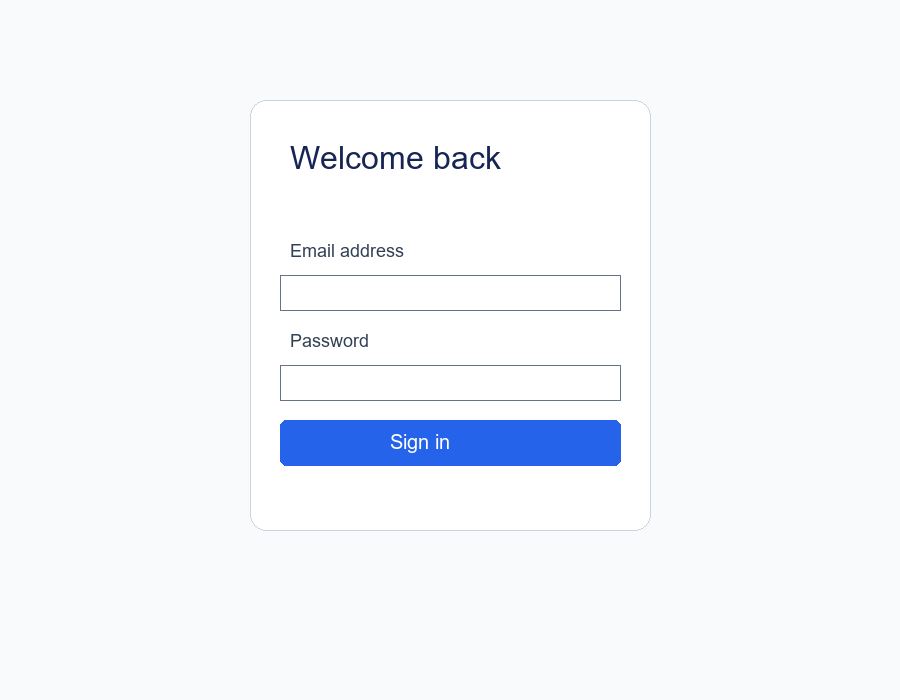
#> input picture tests/fixtures/login.png, 900 x 700 px; its folder holds 2 pictures in this run
$ python generate_evaluation_fixtures.py
#> lines starting #> are read from the running program, lines starting #| are printed output that depends on the picture
"""Generate redistributable synthetic fixtures. No external photographs or datasets."""
import sys
from pathlib import Path
import numpy as np
from PIL import Image, ImageDraw, ImageFont, ImageFilter
ROOT=Path(__file__).resolve().parents[1]
sys.path.insert(0,str(ROOT/'backend'))
from app.typography import FONT_FAMILIES
OUT=ROOT/'tests/fixtures/evaluation'
OUT.mkdir(parents=True,exist_ok=True)
def font(family,size):
    return ImageFont.truetype(str(next(p for p in FONT_FAMILIES[family][0] if p.exists())),size)
for name in ('login','rounded-controls'):
    Image.open(ROOT/f'tests/fixtures/{name}.png').save(OUT/f'{name}.png')
rng=np.random.default_rng(218)
for name in ('image-cards','image-banner'):
    im=Image.new('RGB',(840,360),'#141918');d=ImageDraw.Draw(im)
    for x in (20,440):
        texture=Image.fromarray(rng.integers(0,256,(220,380,3),dtype=np.uint8)).filter(ImageFilter.GaussianBlur(.6))
        im.paste(texture,(x,20));d.text((x,260),'Explore the collection',font=font('sans-serif',22),fill='white')
        if name=='image-banner':
            d.rounded_rectangle((x+20,95,x+330,145),radius=8,fill='#ffffff');d.text((x+30,103),'A new perspective',font=font('sans-serif',24),fill='#172e30')
    im.save(OUT/f'{name}.png')
#> this loop made 2 passes
#> pass 1, `im = Image.new('RGB', (840, 360), '#141918')`:
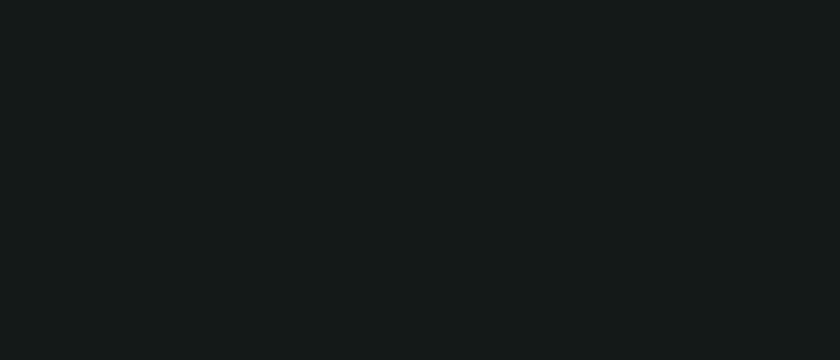
#> im: PIL image 840x360 RGB; mean R, G, B 20, 25, 24
#> pass 1, `im.save(OUT/f'{name}.png')`:
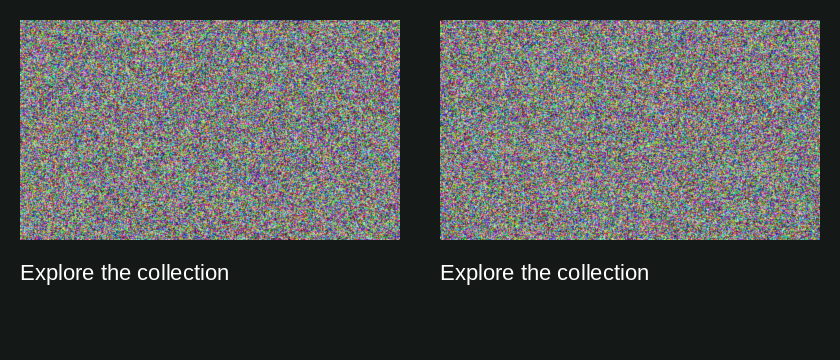
#> saved as image-cards.png: PIL image 840x360 RGB; mean R, G, B 81, 83.1, 82.7
#> pass 2, `im.save(OUT/f'{name}.png')`:
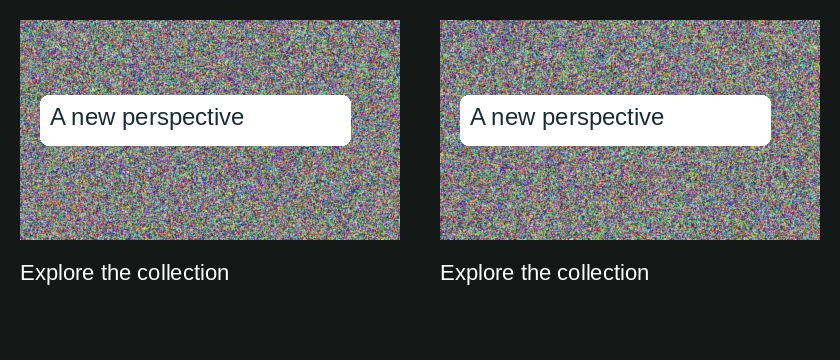
#> saved as image-banner.png: PIL image 840x360 RGB; mean R, G, B 92.7, 95.1, 94.6
#> after the loop:
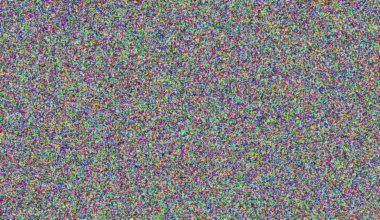
#> texture: PIL image 380x220 RGB; mean R, G, B 127.7, 127.5, 127.3
for family,name in [('serif','serif-panel'),('monospace','monospace-panel')]:
    im=Image.new('RGB',(800,420),'#eef2ed');d=ImageDraw.Draw(im)
    d.rounded_rectangle((40,35,760,385),radius=20,fill='white',outline='#aab8ad',width=2)
    d.text((75,75),'Build something useful',font=font(family,34),fill='#172e30')
    d.text((75,150),'Ideas become editable interfaces.',font=font(family,23),fill='#344d43')
    d.text((75,205),'Review. Refine. Export.',font=font(family,23),fill='#344d43')
    d.rounded_rectangle((75,285,340,340),radius=18,fill='#245b46')
    d.text((110,297),'Start building',font=font(family,24),fill='white')
    im.save(OUT/f'{name}.png')
#> this loop made 2 passes
#> pass 1, `im = Image.new('RGB', (800, 420), '#eef2ed')`:
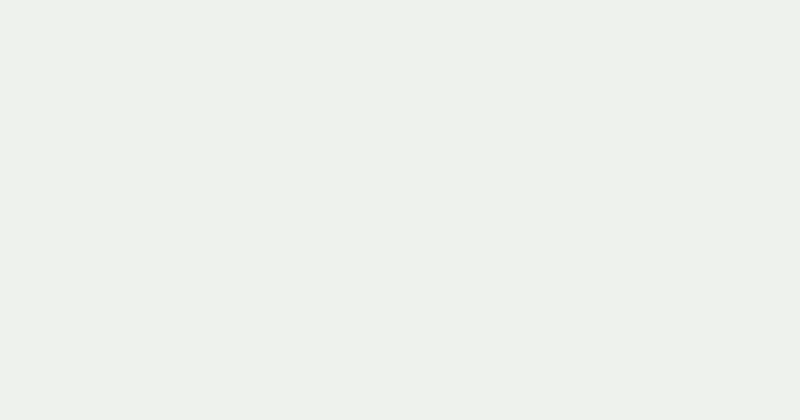
#> im: PIL image 800x420 RGB; mean R, G, B 238, 242, 237
#> pass 1, `im.save(OUT/f'{name}.png')`:
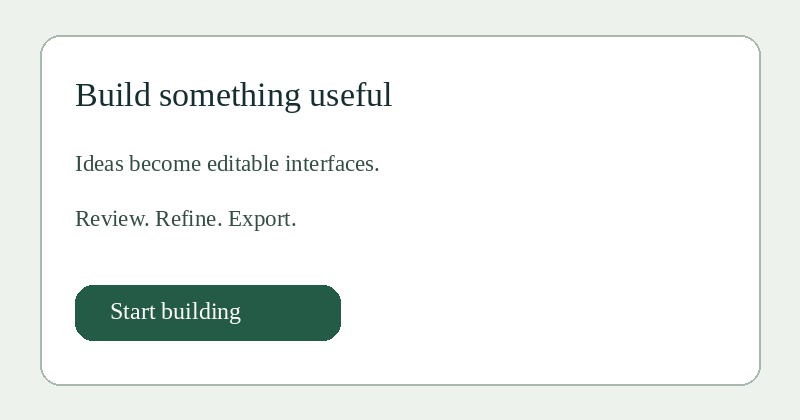
#> saved as serif-panel.png: PIL image 800x420 RGB; mean R, G, B 238, 241.7, 239.4
#> pass 2, `im.save(OUT/f'{name}.png')`:
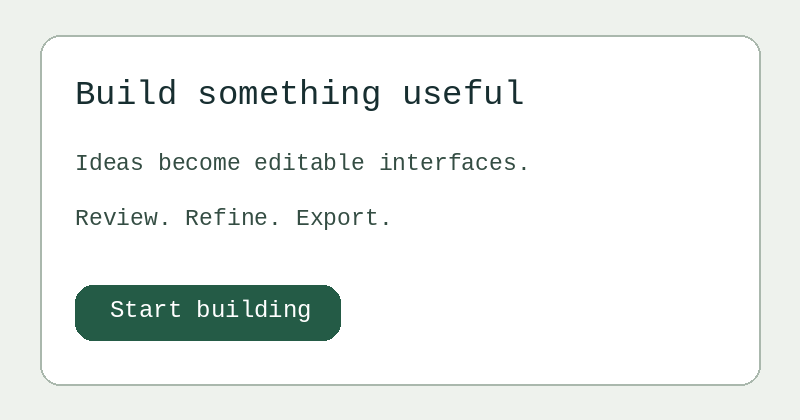
#> saved as monospace-panel.png: PIL image 800x420 RGB; mean R, G, B 237.2, 241, 238.7
print(f'Generated 6 synthetic cases in {OUT}')
